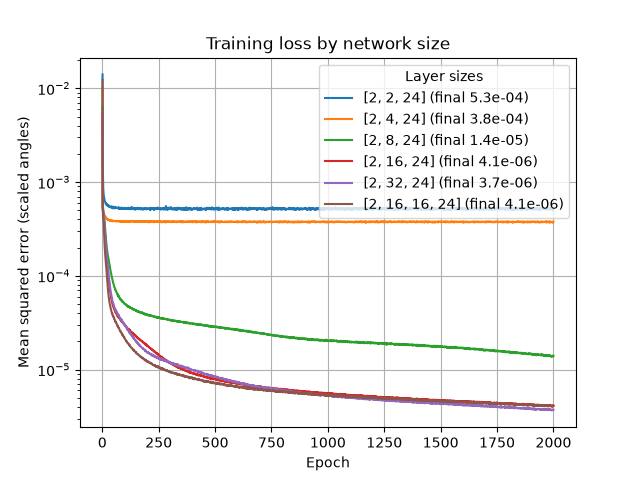

This figure's Python source:
"""
nn/architectures.py - train networks of different sizes and compare them.

Run from the main repo folder:  python -m nn.architectures

Every network uses the same data, learning rate (2.0), epochs (2,000) and seed, so only the
layer sizes differ. Each is compared on final error, training time and the fitness of the
gait it produces.
"""

import time

import numpy as np
import matplotlib.pyplot as plt

from nn.train import train
from nn.data import make_dataset, unscale
from gait import decode
from fitness import score_angles

ARCHITECTURES = [
    [2, 2, 24],
    [2, 4, 24],
    [2, 8, 24],
    [2, 16, 24],
    [2, 32, 24],
    [2, 16, 16, 24],
]

if __name__ == "__main__":
    inputs, targets = make_dataset(decode(np.load("final_best_chromosome.npy")))

    plt.figure()
    print(f"{'layers':16} {'weights':>8} {'final error':>12} {'time (s)':>9} {'gait fitness':>13}")
    for sizes in ARCHITECTURES:
        start = time.perf_counter()
        net, errors = train(inputs, targets, verbose=False, layer_sizes=sizes)
        seconds = time.perf_counter() - start
        n_weights = sum(w.size + b.size for w, b in zip(net.weights, net.biases))
        gait_fitness = score_angles(unscale(net.forward(inputs)))
        print(f"{str(sizes):16} {n_weights:8d} {errors[-1]:12.7f} {seconds:9.1f} {gait_fitness:13.3f}")
        plt.plot(range(1, len(errors) + 1), errors, label=f"{sizes} (final {errors[-1]:.1e})")

    plt.yscale("log")
    plt.xlabel("Epoch")
    plt.ylabel("Mean squared error (scaled angles)")
    plt.title("Training loss by network size")
    plt.legend(title="Layer sizes")
    plt.grid(True)
    plt.savefig("nn/architectures.png", dpi=100)
    plt.show()
